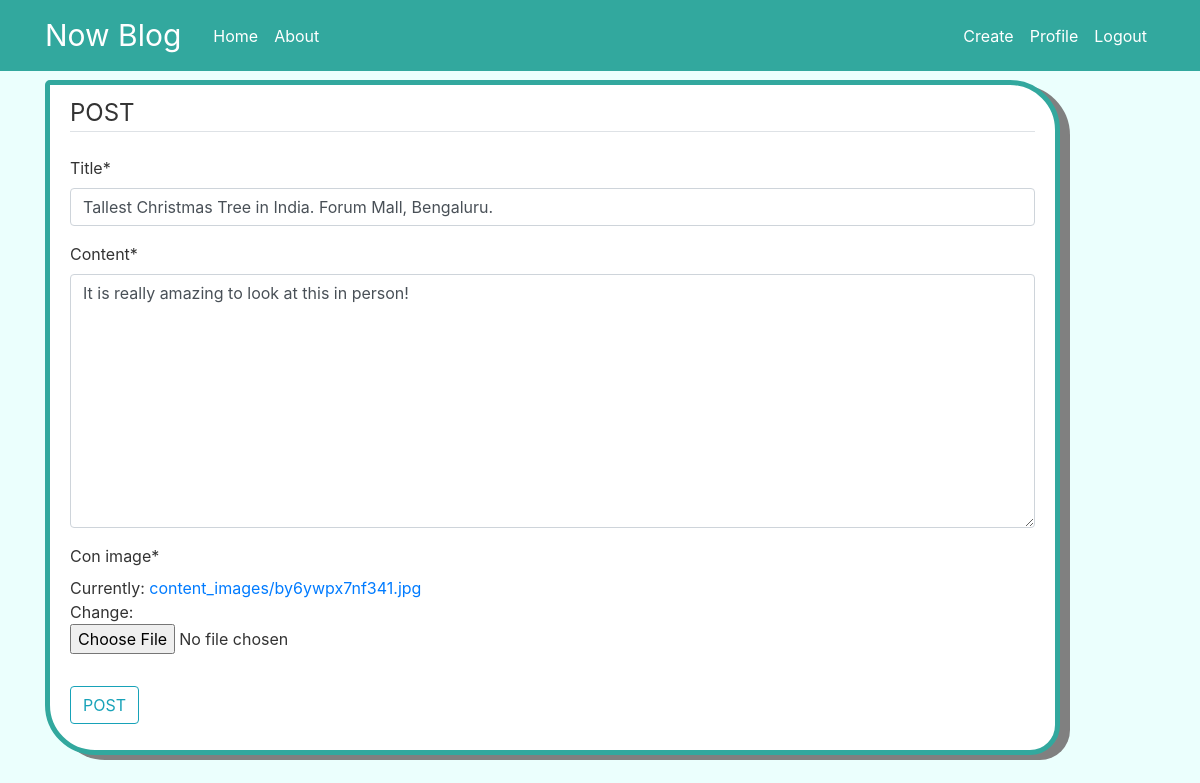
The page /post/4/update/ (signed in) on the database its author committed.
### main_website/models.py (models this page shows, shortened)
class Post(models.Model):
	title=models.CharField(max_length=100)
	content=models.TextField()
	date_posted=models.DateTimeField(default=timezone.now)
	author=models.ForeignKey(User, on_delete=models.CASCADE)
	con_image=models.ImageField(default='panda.jpg',upload_to='content_images')

### main_website/views.py (the view, shortened to what this page needs)
# urls.py: path('post/<int:pk>/update/', PostUpdateView.as_view() , name='post-update'),
class PostUpdateView(LoginRequiredMixin,UserPassesTestMixin,UpdateView):
	model=Post
	fields=['title','content','con_image']
	def test_func(self):
		post=self.get_object()
		if self.request.user==post.author:
			return True
		return False

### main_website/templates/main_website/post_form.html (shortened to what this page needs)
{%extends "main_website/base.html"%}
{%load crispy_forms_tags %}
{%block content%}
	<div class ="content-section">
		<form method = "POST">
			<fieldset class = "form-group">
				<legend class = "border-bottom mb-4">POST</legend>
				{{form|crispy}}
			</fieldset>
			<div class ="form-group">
				<button class="btn btn-outline-info" type="submit">POST</button>
			</div>
		</form>
	</div>
{%endblock content%}

### main_website/static/main_website/main.css (style rules this page uses)
body { background: #ebfffd; color: #333333; margin-top: 5rem; }
.content-section { background: #ffffff; padding: 10px 20px; border: 5px solid #32a89e; border-radius: 5px 50px 30px 50px; margin-bottom: 20px; box-shadow: 10px 5px grey; }

### rows shown on the page
Post: title "Tallest Christmas Tree in India. Forum Mall, Bengaluru.", content "It is really amazing to look at this in person!"
